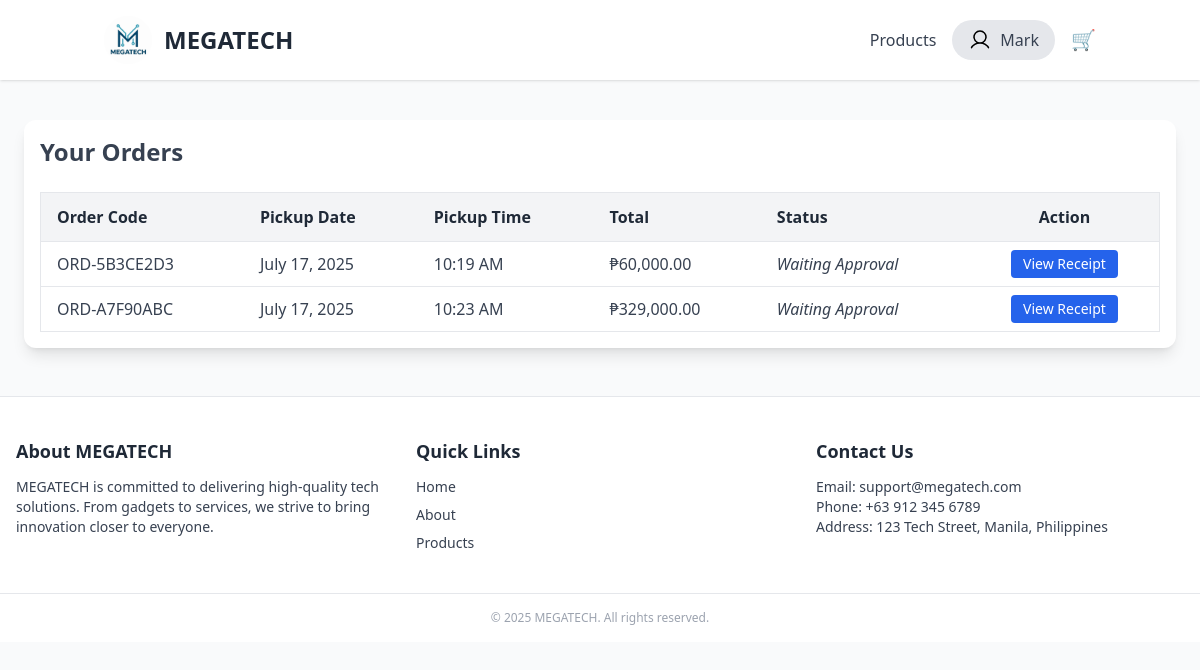
The page /customer/orders.php (signed in) on the database as committed earlier.
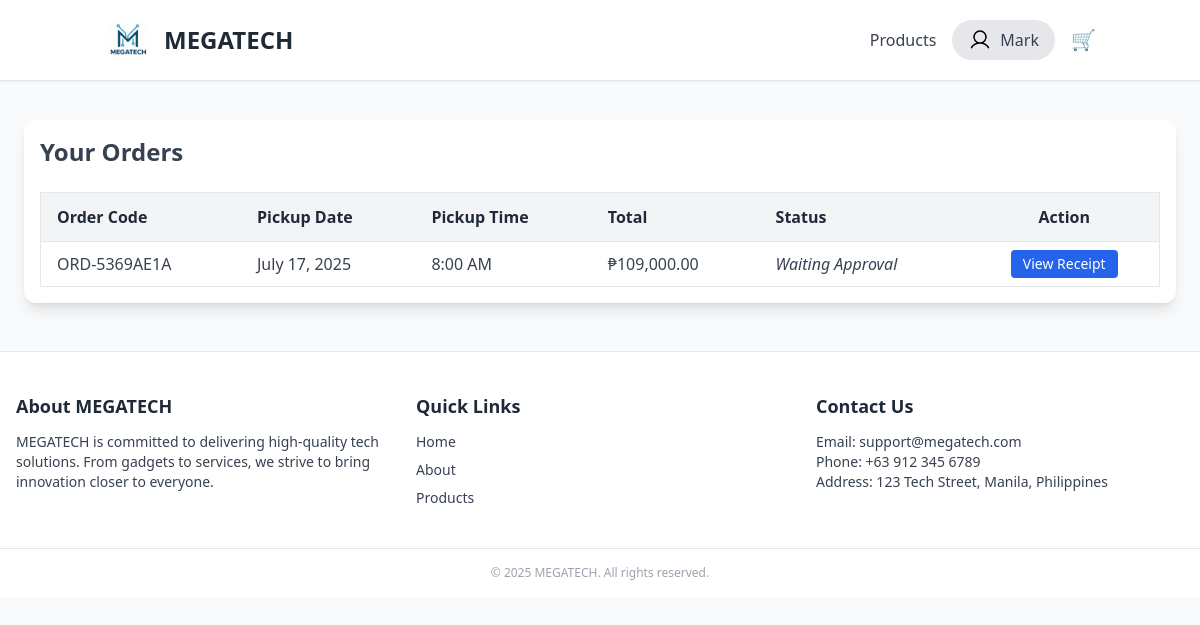
The same page on the database as committed later.
### tables this page shows
CREATE TABLE `user` (
  `user_id` int(11) NOT NULL,
  `Fullname` varchar(60) NOT NULL,
  `Email` varchar(60) NOT NULL,
  `Phone` varchar(60) NOT NULL,
  `Password` varchar(255) DEFAULT NULL,
  `user_type` varchar(11) NOT NULL,
  `Profile_images` varchar(255) DEFAULT NULL,
  `status` int(11) NOT NULL DEFAULT 0 COMMENT '0=Not Verified,1=Verified'
);

CREATE TABLE `orders` (
  `order_id` int(11) NOT NULL,
  `order_code` varchar(60) NOT NULL,
  `order_user_id` int(11) NOT NULL,
  `order_date` timestamp NOT NULL DEFAULT current_timestamp() ON UPDATE current_timestamp(),
  `order_payment_method` varchar(60) NOT NULL,
  `order_down_payment_receipt` varchar(255) NOT NULL,
  `order_pickup_date` date DEFAULT NULL,
  `order_pickup_time` time DEFAULT NULL,
  `order_total` decimal(10,2) NOT NULL,
  `order_balance` decimal(10,2) NOT NULL,
  `order_balance_payment_receipt` varchar(255) DEFAULT NULL,
  `order_status` varchar(60) NOT NULL DEFAULT 'pending'
);

### customer/backend/db.php (called while the page is built, shortened)
<?php
class db_connect
{
    public $host = db_host;
    public $user = db_user;
    public $pass = db_pass;
    public $name = db_name;
    public function connect()
    {
        try {
            $this->conn = new mysqli($this->host, $this->user, $this->pass, $this->name);
        } catch (\Throwable $th) {
            header("Location:setup.php");
        }
    }
}

### customer/backend/class.php (called while the page is built, shortened)
<?php
include ('db.php');
class global_class extends db_connect
{
    public function check_account($user_id ) {
        $user_id  = intval($user_id);
        $query = "SELECT * FROM user WHERE user_id  = $user_id";
        $result = $this->conn->query($query);
        $items = [];
        if ($result && $result->num_rows > 0) {
            while ($row = $result->fetch_assoc()) {
                $items[] = $row;
            }
        }
        return $items;
    }
        public function fetch_list_order($user_id){
            $query = $this->conn->prepare("SELECT * FROM orders WHERE orders.order_user_id = ?");
            $query->bind_param("i", $user_id);
            if ($query->execute()) {
                $result = $query->get_result();
                $orders = [];
                while ($row = $result->fetch_assoc()) {
                    $orders[] = $row;
                }
                return $orders;
            }
            return [];
        }
    public function fetch_user_info($userID){
        $query = $this->conn->prepare("SELECT * FROM user where user_id = '$userID'");
        if ($query->execute()) {
            $result = $query->get_result();
            return $result;
        }
    }
}

### customer/orders.php (the view, shortened to what this page needs)
<?php
include "components/header.php";
$result = $db->fetch_list_order($user_id);
?>
<div class="max-w-6xl mx-auto mt-10 p-4 bg-white shadow-lg rounded-xl">
    <h2 class="text-2xl font-bold mb-6 text-gray-700">Your Orders</h2>
    <?php if (!empty($result)) : ?>
        <div class="overflow-x-auto">
            <table class="min-w-full text-left border border-gray-200">
                <thead class="bg-gray-100 text-gray-800 font-semibold">
                    <tr>
                        <th class="py-3 px-4 border-b">Order Code</th>
                        <th class="py-3 px-4 border-b">Pickup Date</th>
                        <th class="py-3 px-4 border-b">Pickup Time</th>
                        <th class="py-3 px-4 border-b">Total</th>
                        <th class="py-3 px-4 border-b">Status</th>
                        <th class="py-3 px-4 border-b text-center">Action</th>
                    </tr>
                </thead>
                <tbody class="text-gray-700">
                    <?php foreach ($result as $order): ?>
                        <tr class="hover:bg-gray-50">
                            <td class="py-2 px-4 border-b"><?= htmlspecialchars($order['order_code']) ?></td>
                            <td class="py-2 px-4 border-b">
                                <?= (new DateTime($order['order_pickup_date']))->format('F j, Y') ?>
                            </td>
                            <td class="py-2 px-4 border-b">
                                <?= date('g:i A', strtotime($order['order_pickup_time'])) ?>
                            </td>
                            <td class="py-2 px-4 border-b">₱<?= number_format($order['order_total'], 2) ?></td>
                            <td class="py-2 px-4 border-b">
                                  <i> <?= $order['order_status'] === 'pending' ? 'Waiting Approval' : htmlspecialchars($order['order_status']) ?></i>
                            </td>
                            <td class="py-2 px-4 border-b text-center">
                                <a href="reservation_receipt?order_id=<?= $order['order_id'] ?>"
                                   class="inline-block bg-blue-600 hover:bg-blue-700 text-white text-sm px-3 py-1 rounded">
                                    View Receipt
                                </a>
                            </td>
                        </tr>
                    <?php endforeach; ?>
                </tbody>
            </table>
        </div>
    <?php else: ?>
        <p class="text-gray-500">No orders found.</p>
    <?php endif; ?>
</div>
<?php include "components/footer.php"; ?>

### customer/components/header.php (shortened to what this page needs)
<?php
include('backend/class.php');
$db = new global_class();
$is_logged_in = isset($_SESSION['user_id']);
$userID=$_SESSION['user_id'];
$fetch_user_info = $db->fetch_user_info($userID);
foreach ($fetch_user_info as $user):
    $user_fullname=$user['Fullname'];
endforeach;
$Fullname =$user_fullname;
$name_parts = explode(" ", $Fullname);
$firstname = $name_parts[0];
?>
<!DOCTYPE html>
<html lang="en">
<head>
  <script src="https://cdn.tailwindcss.com"></script>
  <link rel="stylesheet" href="https://cdnjs.cloudflare.com/ajax/libs/AlertifyJS/1.13.1/css/alertify.css" />
</head>
<body class="bg-gray-50">
<header class="bg-white shadow">
  <div class="container mx-auto px-4 py-4 flex justify-between items-center">
    <div class="flex items-center space-x-3">
      <img src="../assets/logo/logo1.jpg" alt="Logo" class="w-12 h-12 hidden sm:block rounded-full">
      <a href="home" class="text-2xl font-bold text-gray-800 hover:text-blue-600 transition">MEGATECH</a>
    </div>
    <nav id="navigation" class="hidden lg:flex lg:items-center lg:space-x-4">
      <?php if ($is_logged_in): ?>
        <a href="home" class="text-gray-700 hover:text-blue-600 transition">Products</a>
        <div class="relative dropdown">
          <button id="profileButton" class="flex items-center space-x-2 bg-gray-200 hover:bg-gray-300 text-gray-700 rounded-full px-4 py-2">
             <span><?= ucfirst($firstname) ?></span>
          </button>
        </div>
      <?php endif; ?>
      <a href="view_cart" class="relative text-gray-700 hover:text-blue-600 transition text-xl">
          🛒
      </a>
    </nav>
  </div>
</header>

### customer/components/footer.php (shortened to what this page needs)
<footer class="bg-white border-t mt-12">
  <div class="max-w-7xl mx-auto px-4 py-10 grid grid-cols-1 md:grid-cols-3 gap-8 text-gray-700 text-sm">
    <div id="about">
      <h3 class="text-lg font-semibold mb-3 text-gray-800">About MEGATECH</h3>
      <p>
        MEGATECH is committed to delivering high-quality tech solutions. From gadgets to services, we strive to bring innovation closer to everyone.
      </p>
    </div>
    <div>
      <h3 class="text-lg font-semibold mb-3 text-gray-800">Quick Links</h3>
      <ul class="space-y-2">
        <li><a href="index.php" class="hover:text-blue-600 transition">Home</a></li>
        <li><a href="#about" class="hover:text-blue-600 transition">About</a></li>
        <li><a href="products.php" class="hover:text-blue-600 transition">Products</a></li>
      </ul>
    </div>
    <div id="contact">
      <h3 class="text-lg font-semibold mb-3 text-gray-800">Contact Us</h3>
      <p>Email: support@megatech.com</p>
      <p>Phone: +63 912 345 6789</p>
      <p>Address: 123 Tech Street, Manila, Philippines</p>
    </div>
  </div>
  <div class="text-center text-xs text-gray-400 py-4 border-t">
    &copy; <?= date("Y") ?> MEGATECH. All rights reserved.
  </div>
</footer>
</body>
</html>

Rows that differ between the two databases and show on the page:
removed orders: order_code "ORD-5B3CE2D3", order_pickup_date "July 17, 2025", order_pickup_time "10:19 AM", order_total "60,000.00", order_status "Waiting Approval"
removed orders: order_code "ORD-A7F90ABC", order_pickup_date "July 17, 2025", order_pickup_time "10:23 AM", order_total "329,000.00", order_status "Waiting Approval"
added orders: order_code "ORD-5369AE1A", order_pickup_date "July 17, 2025", order_pickup_time "8:00 AM", order_total "109,000.00", order_status "Waiting Approval"
